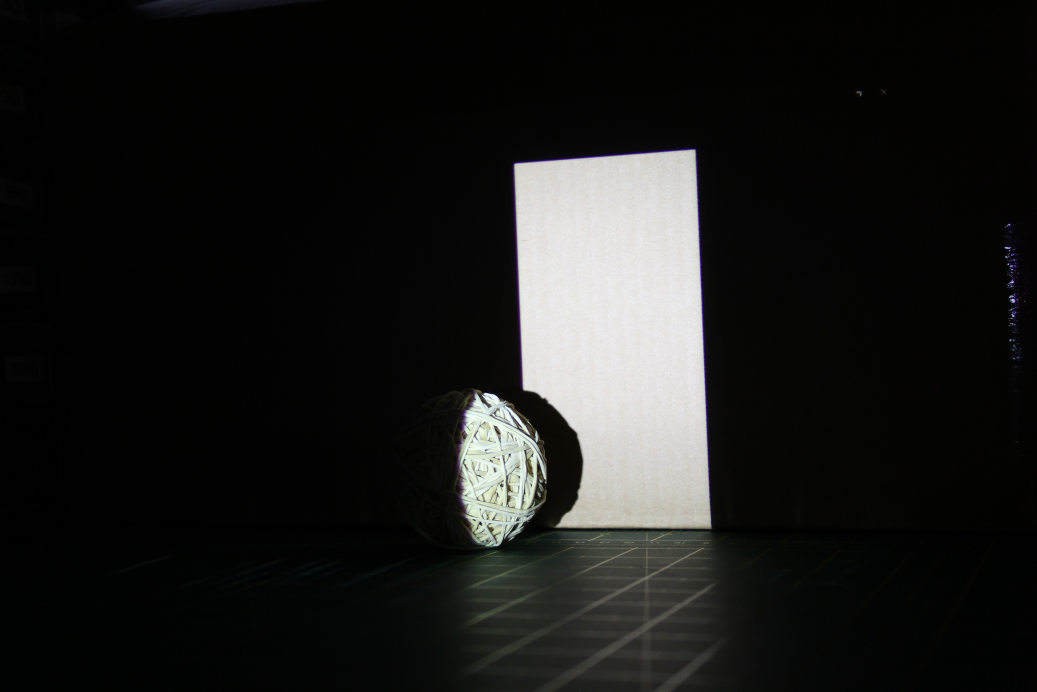
#> input picture gray_code_images/IMG_4527.JPG, 5184 x 3456 px (shown at 1/5 size); its folder holds 4 pictures in this run
$ python decode_TEST-James.py
#> lines starting #> are read from the running program, lines starting #| are printed output that depends on the picture
import cv2
import numpy as np
import matplotlib.pyplot as plt

def gray_to_binary(gray_code):
    binary_code = gray_code[0]
    for i in range(1, len(gray_code)):
        binary_code = binary_code + str(int(binary_code[-1]) ^ int(gray_code[i]))
    return int(binary_code, 2)

def decode_gray(test_images, height, width):
    print("Decoding images...")
    gray_code = np.zeros((len(test_images), height, width), dtype=int)

    for x, img in enumerate(test_images):
        # Calculate threshold using Otsu's method and apply it
        _, thresh_image = cv2.threshold(img, 0, 255, cv2.THRESH_BINARY + cv2.THRESH_OTSU)
        gray_code[x] = thresh_image / 255  # Normalize to 0 and 1

    gray_code_sequence = np.empty((height, width), dtype=object)
    binary_sequence = np.zeros((height, width), dtype=int)

    for col in range(height):
        for row in range(width):
            gray_code_sequence[col, row] = ''.join(str(gray_code[x, col, row]) for x in range(len(test_images)))
            binary_sequence[col, row] = gray_to_binary(gray_code_sequence[col, row])
    cv2.imshow("Original", binary_sequence.astype(np.uint8))
    return binary_sequence

def main():
    test_images = []
    print("Loading images...")  # Debugging
    for x in range(6):
        filename = f"gray_code_images/IMG_{x+4527}.JPG"
        img = cv2.imread(filename)
#> img is the input picture: shape (3456, 5184, 3); mean B, G, R 26.7, 27.7, 27.5
        if img is None:
            raise FileNotFoundError(f"Image not found: {filename}")
        print(f"Loaded {filename}")  # Debugging statement

        height_new, width_new, channel = img.shape
#> height_new = 3456; width_new = 5184; channel = 3

        width_final = 300
        aspect_ratio = height_new / width_new
#> aspect_ratio = 0.667
        height_final = int(width_final * aspect_ratio)
#> height_final = 200
        img_grey = cv2.cvtColor(img, cv2.COLOR_BGR2GRAY)
        K = cv2.resize(img_grey, (width_final, height_final))
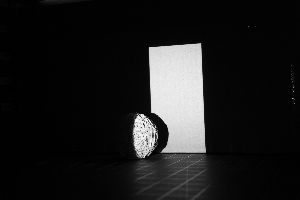
#> K: shape (200, 300); min 0, max 252, mean 27.5

        test_images.append(K)
#> pass 2 of the loop in main, `for x in range(6):`:
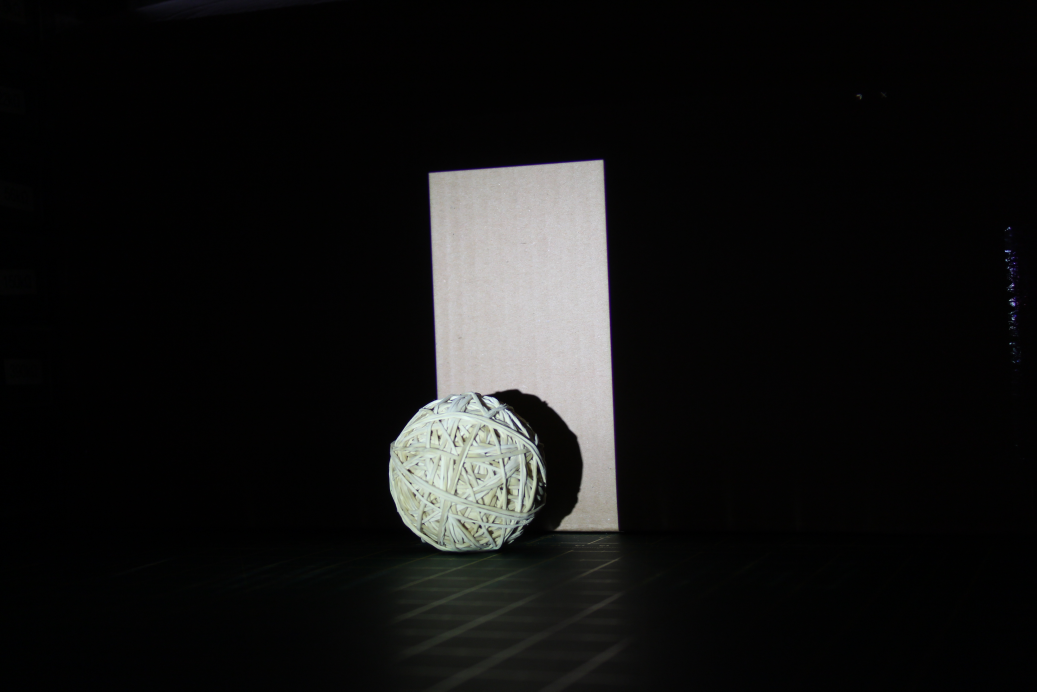
#> input picture gray_code_images/IMG_4528.JPG, 5184 x 3456 px (shown at 1/5 size)
#> in main, img is the input picture: shape (3456, 5184, 3); mean B, G, R 20.2, 20.7, 20.7
#> in main, `K = cv2.resize(img_grey, (width_final, height_final))`:
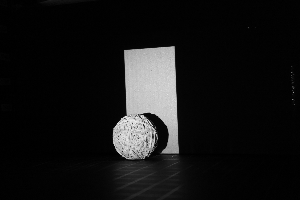
#> K: shape (200, 300); min 0, max 243, mean 20.6
#> pass 3 of the loop in main, `for x in range(6):`:
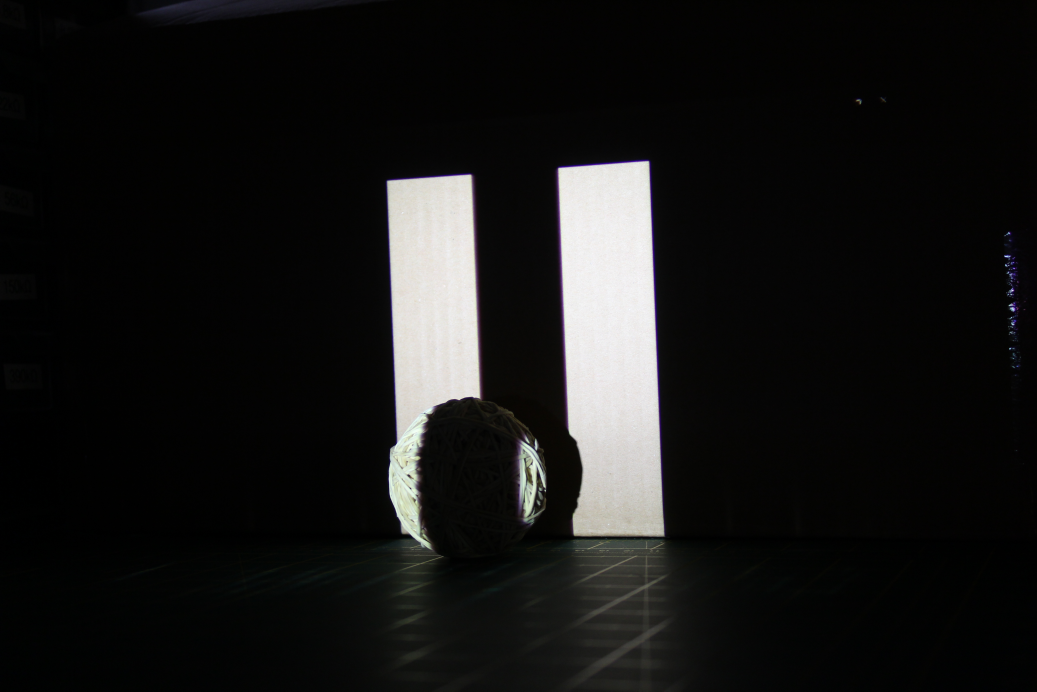
#> input picture gray_code_images/IMG_4529.JPG, 5184 x 3456 px (shown at 1/5 size)
#> in main, img is the input picture: shape (3456, 5184, 3); mean B, G, R 22.6, 23.3, 23.4
#> in main, `K = cv2.resize(img_grey, (width_final, height_final))`:
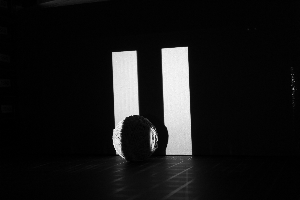
#> K: shape (200, 300); min 0, max 253, mean 23.2
#> the loop made 5 passes; the first 3 are shown

    if not test_images:
        print("No images loaded")
        return

    height, width = test_images[0].shape

    binary_code = decode_gray(test_images, height, width)
    print("Images processed, displaying results...")

    # [6 lines of commented-out code are left out]

    plt.figure(figsize=(8, 8))
    plt.imshow(binary_code, cmap='gray', interpolation='nearest')
    plt.title("Decoded Layered")
    plt.show()

if __name__ == '__main__':
#> (the run stopped early here; a loop or call above may not have finished)
